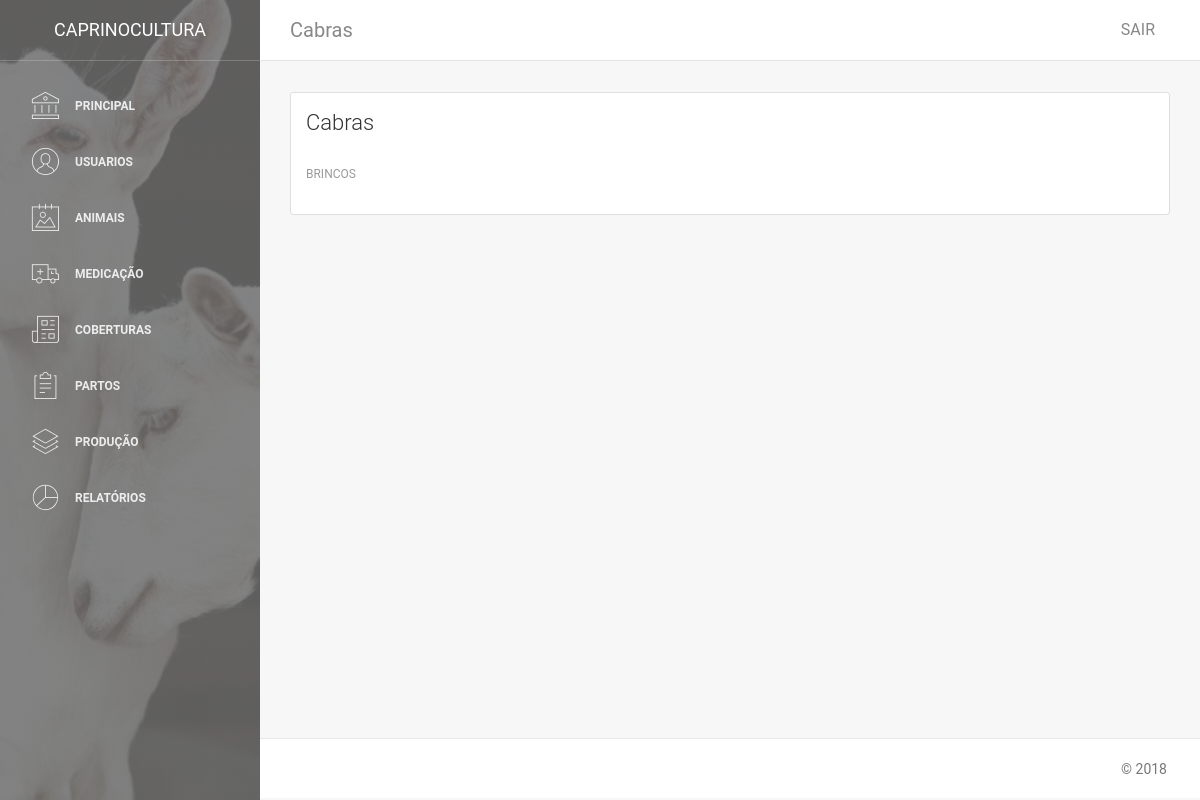
Page /animais/lista_cabras/ (signed in) on the earlier database version.
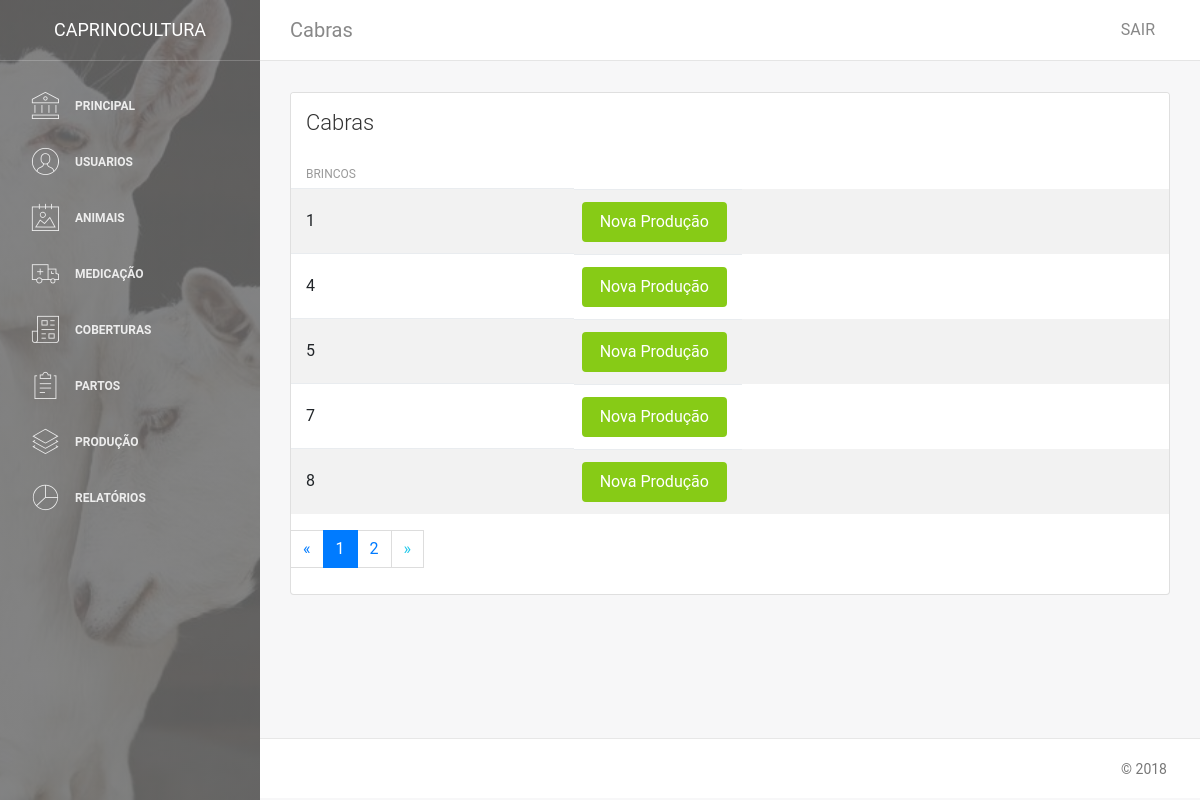
Same page on the later database version.
### caprino/animais/models.py (models this page shows, shortened)
class Animal(models.Model):
    rgb_animal = models.CharField(verbose_name='RGD', max_length=50, blank=True, null=True)
    nome_animal = models.CharField(verbose_name='Nome', max_length=50, blank=True, null=True)
    numero_animal = models.IntegerField(verbose_name='Numero', blank=True, null=True)
    sexo_animal = models.ForeignKey(Sexo, verbose_name="Sexo", related_name="Sexo", on_delete=models.SET_NULL, null=True)
    nascimento_animal = models.DateField(verbose_name='Nascimento', default=None)
    raca_animal = models.ForeignKey(Raca, verbose_name="Raca", related_name="Raca", on_delete=models.SET_NULL, null=True)
    sangue_animal = models.ForeignKey(Sangue, verbose_name="Sangue", related_name="Sangue", on_delete=models.SET_NULL, null=True)
    brincos_animal = models.CharField(verbose_name='Brincos', max_length=50)
    vida_animal = models.ForeignKey(Vida, verbose_name="Vida", related_name="Vida", on_delete=models.SET_NULL, null=True)
    mae_animal = models.CharField(verbose_name='Mãe', max_length=50, blank=True, null=True)
    pai_animal = models.CharField(verbose_name='Pai', max_length=50, blank=True, null=True)
    foto_animal = models.ImageField(verbose_name='Foto', upload_to='img/' , blank=True, null=True)
    observacao_animal = models.TextField(verbose_name='Observação', blank=True, null=True)
    class Meta:
        verbose_name = 'Animal'

### caprino/animais/views.py (the view)
# urls.py: path('lista_cabras/', views.ListaCabras, name='Lista_Cabras'),
@login_required
def ListaCabras(request):
    animais = Animal.objects.all().filter(sexo_animal=2).filter(vida_animal=2)
    paginator = Paginator(animais, 5)
    page = request.GET.get('page')
    try:
        animais = paginator.page(page)
    except PageNotAnInteger:
        animais = paginator.page(1)
    except EmptyPage:
        animais = paginator.page(paginator.num_pages)
    return render(request, 'producao/listaCabras.html', {'animais': animais})

### templates/producao/listaCabras.html (shortened to what this page needs)
{% extends 'base.html' %}
{% block conteudo %}
<nav class="navbar navbar-expand-lg " color-on-scroll="500">
    <div class=" container-fluid  ">
        <a class="navbar-brand" href="#pablo">Cabras </a>
        <div class="collapse navbar-collapse justify-content-end" id="navigation">
            <ul class="nav navbar-nav mr-auto">
                <li class="nav-item">
                    <a href="#" class="nav-link" data-toggle="dropdown">
                    </a>
                </li>
            </ul>
            <ul class="navbar-nav ml-auto">
                <li class="nav-item">
                    <a class="nav-link" href="{% url 'caprino.contas:Sair' %}">
                        <span class="no-icon">SAIR</span>
                    </a>
                </li>
            </ul>
        </div>
    </div>
</nav>
<div class="content">
    <div class="container-fluid">
        <div class="row">
            <div class="col-md-12">
            </div>
        </div>
    </div>
    <div class="container-fluid">
        <div class="row">
            <div class="col-md-12">
                <div class="card strpied-tabled-with-hover">
                    <div class="card-header ">
                        <h4 class="card-title">Cabras</h4>
                    </div>
                    <div class="card-body table-full-width table-responsive">
                        <table class="table table-hover table-striped">
                            <thead>
                                <tr>
                                    <th>Brincos</th>
                                </tr>
                            </thead>
                            <tbody>
                                {% for animal in animais %}
                                <tr>
                                    <td>{{ animal.brincos_animal }}</td>
                                    <td><a class="btn btn-success btn-fill btn-wd" href="{% url 'caprino.animais:Mostra_Producao' animal.id %}" title="Nova Produção">Nova Produção</a></td>
                                </tr>
                                {% endfor %}
                            </tbody>
                        </table>
                        {% if animais.has_other_pages %}
                        <nav aria-label="Page navigation">
                            <ul class="pagination">
                                {% if animais.has_previous %}
                                    <li class="page-link"><a href="?page={{ animais.previous_page_number }}">&laquo;</a></li>
                                {% else %}
                                    <li class="page-link disabled"><span>&laquo;</span></li>
                                {% endif %}
                                {% for i in animais.paginator.page_range %}
                                    {% if animais.number == i %}
                                        <li class="page-item active"><span class="page-link">{{ i }} <span class="sr-only">(current)</span></span></li>
                                    {% else %}
                                        <li class="page-item"><a class="page-link" href="?page={{ i }}">{{ i }}</a></li>
                                    {% endif %}
                                {% endfor %}
                                {% if animais.has_next %}
                                    <li class="page-link"><a href="?page={{ animais.next_page_number }}">&raquo;</a></li>
                                {% else %}
                                    <li class="page-link disabled"><span>&raquo;</span></li>
                                {% endif %}
                            </ul>
                        </nav>
                        {% endif %}
                    </div>
                </div>
            </div>
        </div>
    </div>
</div>
{% endblock %}

Differences in the rows shown:
now on this page (row edited): Animal: brincos_animal "1"
now on this page (row edited): Animal: brincos_animal "4"
now on this page (row edited): Animal: brincos_animal "5"
now on this page (row edited): Animal: brincos_animal "7"
now on this page (row edited): Animal: brincos_animal "8"
Other differences:
new list line: "1"
new list line: "2"
